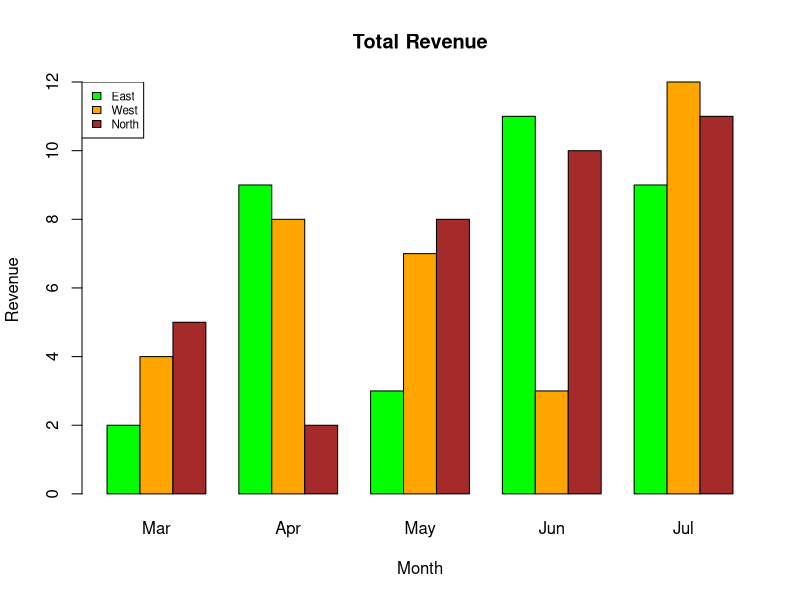

Write the R code that produced this figure.
#https://www.geeksforgeeks.org/r-bar-charts/

colors = c("green", "orange", "brown")
months <- c("Mar", "Apr", "May", "Jun", "Jul")
regions <- c("East", "West", "North")

# Create the matrix of the values.
Values <- matrix(c(2, 9, 3, 11, 9, 4, 8, 7, 3, 12, 5, 2, 8, 10, 11), 
                 nrow = 3, ncol = 5, byrow = TRUE)

# Create the bar chart
barplot(Values, main = "Total Revenue", names.arg = months, 
        xlab = "Month", ylab = "Revenue", 
        col = colors, beside = TRUE)

# Add the legend to the chart
legend("topleft", regions, cex = 0.7, fill = colors)

